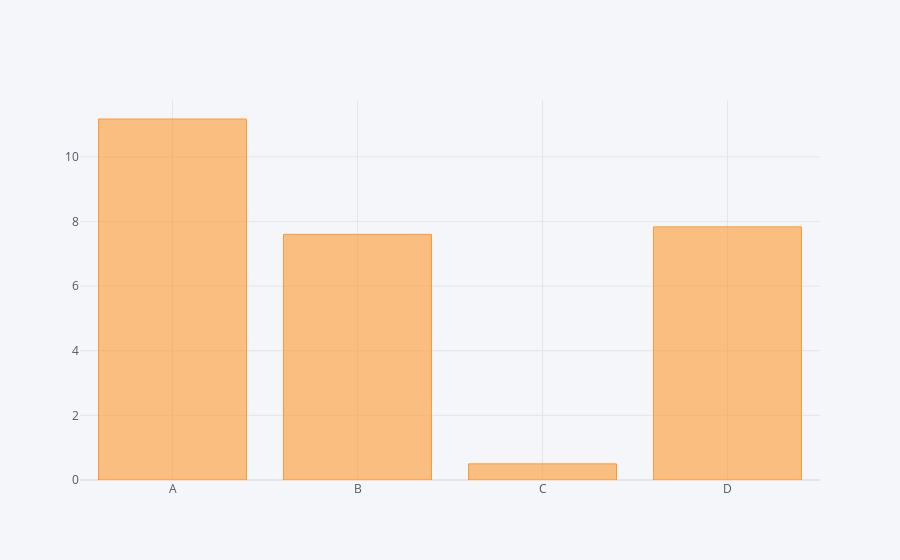

Notebook code cell kept with this figure:
### Code cell
df.sum().iplot(kind='bar') #sum of the integers present in the columns

### Figure 1 — Plotly figure (JSON) as saved in the notebook; plotly's stock layout.template omitted (floating-point values rounded to 4 significant figures)
{"data": [{"marker": {"color": "rgba(255, 153, 51, 0.6)", "line": {"color": "rgba(255, 153, 51, 1.0)", "width": 1}}, "name": "None", "orientation": "v", "text": "", "type": "bar", "x": ["A", "B", "C", "D"], "y": [11.17, 7.6, 0.4989, 7.832]}], "layout": {"legend": {"bgcolor": "#F5F6F9", "font": {"color": "#4D5663"}}, "paper_bgcolor": "#F5F6F9", "plot_bgcolor": "#F5F6F9", "title": {"font": {"color": "#4D5663"}}, "xaxis": {"gridcolor": "#E1E5ED", "showgrid": true, "tickfont": {"color": "#4D5663"}, "title": {"font": {"color": "#4D5663"}, "text": ""}, "zerolinecolor": "#E1E5ED"}, "yaxis": {"gridcolor": "#E1E5ED", "showgrid": true, "tickfont": {"color": "#4D5663"}, "title": {"font": {"color": "#4D5663"}, "text": ""}, "zerolinecolor": "#E1E5ED"}}}
